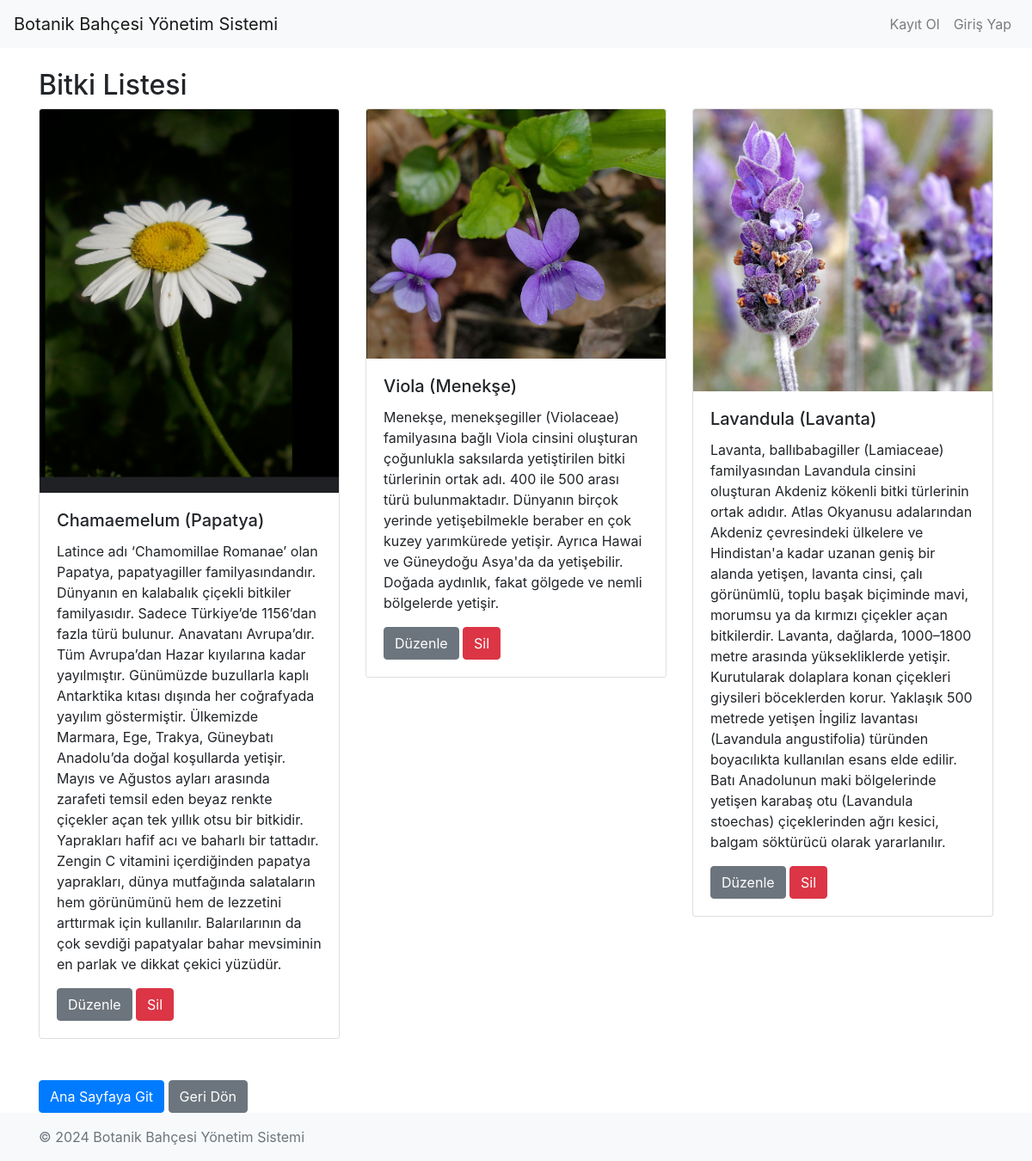
Screenshot of /botanik_bahcesi_yonetim_sistemi/view_plants.php (signed in) with the database file from the repository.
### tables this page shows
CREATE TABLE `plants` (
  `id` int(11) NOT NULL,
  `name` varchar(100) NOT NULL,
  `description` text DEFAULT NULL,
  `watering_schedule` varchar(100) DEFAULT NULL,
  `fertilizing_schedule` varchar(100) DEFAULT NULL,
  `image` varchar(255) DEFAULT NULL
);

### botanik_bahcesi_yonetim_sistemi/view_plants.php (the view, shortened to what this page needs)
<?php
include('includes/navbar.php');
include('includes/db.php');
$stmt = $conn->prepare("SELECT * FROM plants");
$stmt->execute();
$plants = $stmt->fetchAll(PDO::FETCH_ASSOC);
?>
<!DOCTYPE html>
<html>
<head>
    <link rel="stylesheet" href="https://stackpath.bootstrapcdn.com/bootstrap/4.3.1/css/bootstrap.min.css">
</head>
<body>
    <div class="container mt-4">
        <h2>Bitki Listesi</h2>
        <div class="row">
            <?php foreach ($plants as $plant): ?>
            <div class="col-md-4">
                <div class="card mb-4">
                    <img src="uploads/<?php echo $plant['image']; ?>" class="card-img-top" alt="<?php echo $plant['name']; ?>">
                    <div class="card-body">
                        <h5 class="card-title"><?php echo $plant['name']; ?></h5>
                        <p class="card-text"><?php echo $plant['description']; ?></p>
                        <a href="edit_plant.php?id=<?php echo $plant['id']; ?>" class="btn btn-secondary">Düzenle</a>
                        <a href="delete_plant.php?id=<?php echo $plant['id']; ?>" class="btn btn-danger" onclick="return confirm('Bu bitkiyi silmek istediğinizden emin misiniz?')">Sil</a>
                    </div>
                </div>
            </div>
            <?php endforeach; ?>
        </div>
        <div class="mt-4">
            <a href="index.php" class="btn btn-primary">Ana Sayfaya Git</a>
            <button onclick="history.back()" class="btn btn-secondary">Geri Dön</button>
        </div>
    </div>
    <?php include('includes/footer.php'); ?>
</body>
</html>

### botanik_bahcesi_yonetim_sistemi/includes/navbar.php (shortened to what this page needs)
<nav class="navbar navbar-expand-lg navbar-light bg-light">
    <a class="navbar-brand" href="index.php">Botanik Bahçesi Yönetim Sistemi</a>
    <div class="collapse navbar-collapse" id="navbarNav">
        <ul class="navbar-nav ml-auto">
            <?php if (isset($_SESSION['user_id'])): ?>
                <li class="nav-item">
                    <a class="nav-link" href="logout.php">Çıkış Yap</a>
                </li>
            <?php else: ?>
                <li class="nav-item">
                    <a class="nav-link" href="register.php">Kayıt Ol</a>
                </li>
                <li class="nav-item">
                    <a class="nav-link" href="login.php">Giriş Yap</a>
                </li>
            <?php endif; ?>
        </ul>
    </div>
</nav>

### botanik_bahcesi_yonetim_sistemi/includes/footer.php
<footer class="footer mt-auto py-3 bg-light">
    <div class="container">
        <span class="text-muted">© 2024 Botanik Bahçesi Yönetim Sistemi</span>
    </div>
</footer>

### rows the page displays
plants: image (picture), name "Chamaemelum (Papatya)", description "Latince adı ‘Chamomillae Romanae’ olan Papatya, papatyagiller familyasındandır. Dünyanın en kalabalık çiçekli bitkiler familyasıdır. Sadece Türkiye’de 1156’dan fazla türü bulunur. Anavatanı Avrupa’dır. Tüm Avrupa’dan Hazar kıyılarına kadar yayılmıştır. Günümüzde buzullarla kaplı Antarktika kıtası dışında her coğrafyada yayılım göstermiştir. Ülkemizde Marmara, Ege, Trakya, Güneybatı Anadolu’da doğal koşullarda yetişir. Mayıs ve Ağustos ayları arasında zarafeti temsil eden beyaz renkte çiçekler açan tek yıllık otsu bir bitkidir. Yaprakları hafif acı ve baharlı bir tattadır. Zengin C vitamini içerdiğinden papatya yaprakları, dünya mutfağında salataların hem görünümünü hem de lezzetini…"
plants: image (picture), name "Viola (Menekşe)", description "Menekşe, menekşegiller (Violaceae) familyasına bağlı Viola cinsini oluşturan çoğunlukla saksılarda yetiştirilen bitki türlerinin ortak adı. 400 ile 500 arası türü bulunmaktadır. Dünyanın birçok yerinde yetişebilmekle beraber en çok kuzey yarımkürede yetişir. Ayrıca Hawai ve Güneydoğu Asya'da da yetişebilir. Doğada aydınlık, fakat gölgede ve nemli bölgelerde yetişir."
plants: image (picture), name "Lavandula (Lavanta)", description "Lavanta, ballıbabagiller (Lamiaceae) familyasından Lavandula cinsini oluşturan Akdeniz kökenli bitki türlerinin ortak adıdır. Atlas Okyanusu adalarından Akdeniz çevresindeki ülkelere ve Hindistan'a kadar uzanan geniş bir alanda yetişen, lavanta cinsi, çalı görünümlü, toplu başak biçiminde mavi, morumsu ya da kırmızı çiçekler açan bitkilerdir. Lavanta, dağlarda, 1000–1800 metre arasında yüksekliklerde yetişir. Kurutularak dolaplara konan çiçekleri giysileri böceklerden korur. Yaklaşık 500 metrede yetişen İngiliz lavantası (Lavandula angustifolia) türünden boyacılıkta kullanılan esans elde edilir. Batı Anadolunun maki bölgelerinde yetişen karabaş otu (Lavandula stoechas) çiçeklerinden ağrı…"
